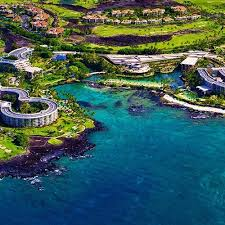
%> input picture cross1.jpg, 225 x 225 px
$ octave ditherDissolve.m   (GNU Octave 9; MATLAB toolbox functions it lacks are replaced by stand-ins)
%> lines starting %> are read from the running program, lines starting %| are printed output that depends on the picture
d = imread('cross1.jpg');
%> d is the input picture: size 225x225x3 uint8; mean R, G, B 59.3, 93.2, 90.3
c = imread('cross2.jpg');
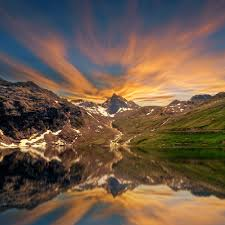
%> input picture cross2.jpg, 225 x 225 px
%> c is the input picture: size 225x225x3 uint8; mean R, G, B 111.1, 89.6, 72.6
e = rgb2gray(d);
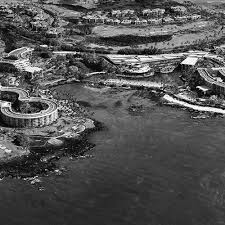
%> e: size 225x225 uint8; min 0, max 255, mean 82.7
f = rgb2gray(c);
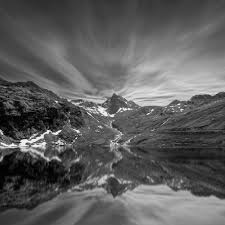
%> f: size 225x225 uint8; min 0, max 250, mean 94.1
rond =round( 255*.3);

for row=1:255
    for col=1:255
%> (the run ends here)
